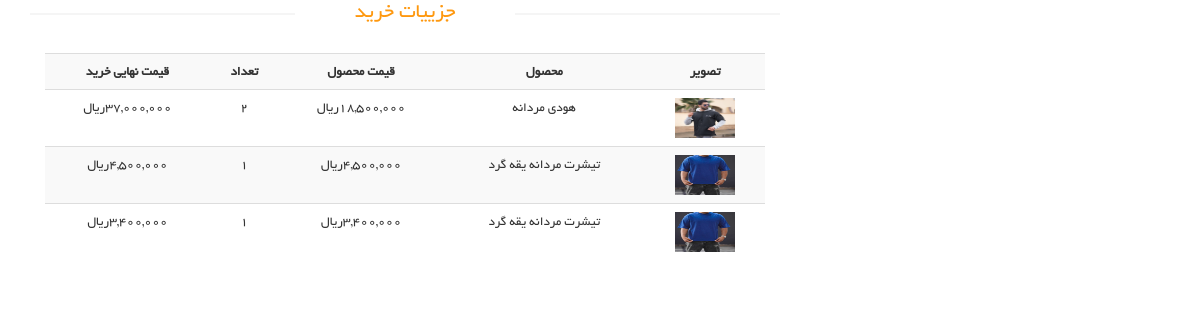
Page /user/my-shopping-detail/16 (signed in) on the committed database.
### order_module/models.py (models this page shows, shortened)
class OrderDetail(models.Model):
    order = models.ForeignKey(Order, on_delete=models.CASCADE, verbose_name='سبد خرید')
    variant = models.ForeignKey(ProductVariant, on_delete=models.CASCADE, verbose_name='محصول')
    final_price = models.IntegerField(null=True, blank=True, verbose_name='قیمت نهایی')
    count = models.IntegerField(verbose_name='تعداد')
    def get_total_price(self):
        return self.variant.get_price() * self.count
    class Meta:
        verbose_name = 'جزئیات سبد خرید'
        verbose_name_plural = 'لیست جزئیات سبدهای خرید'

### product_module/models.py (models this page shows, shortened)
class ProductVariant(models.Model):
    product = models.ForeignKey(Products, on_delete=models.CASCADE, verbose_name="محصول" ,related_name='variants')
    size= models.ForeignKey(Size, on_delete=models.CASCADE)
    color= models.ForeignKey(Color, on_delete=models.CASCADE)
    stock= models.PositiveIntegerField(default=0, verbose_name='موجودی')
    price = models.IntegerField(null=True, blank=True ,verbose_name='قیمت')
    image = models.ImageField(upload_to='images/product-variant', null=True, blank=True, verbose_name='تصویر')
    def get_price(self) -> int:
        if self.price is not None:
            return self.price
        else:
            return self.product.price
    class Meta:
        unique_together = ('product', 'size', 'color')
        verbose_name = 'نوع محصول'
        verbose_name_plural = 'انوع محصول'

class Products(models.Model):
    title = models.CharField(max_length=300, verbose_name='نام محصول')
    price = models.IntegerField(verbose_name='قیمت')
    category = models.ManyToManyField(Category, verbose_name='دسته بندی', related_name='product_category', )
    brand = models.ForeignKey(Brand, on_delete=models.CASCADE, null=True, blank=True, related_name='product_brand', verbose_name='برند')
    image = models.ImageField(upload_to='images/products', null=True, blank=True, verbose_name='تصویر')
    short_description = models.CharField(max_length=500, db_index=True, null=True, blank=True, verbose_name='توضیحات کوتاه')
    description = models.TextField(db_index=True, null=True, blank=True, verbose_name='توضیحات اصلی')
    slug = models.SlugField(db_index=True, null=True, blank=True, unique=True, max_length=200, verbose_name='اسلاگ')
    is_active = models.BooleanField(default=True, verbose_name='فعال/غیرفعال')
    is_deleted = models.BooleanField(default=False, verbose_name='حذف شده/نشده')
    class Meta:
        verbose_name = 'محصول'
        verbose_name_plural = 'محصولات'

### profile_module/views.py (the view)
# urls.py: path('my-shopping-detail/<order_id>', views.my_shopping_detail, name='user_shopping_detail_page'),
@login_required
def my_shopping_detail(request: HttpRequest, order_id):
    order = Order.objects.prefetch_related('orderdetail_set').filter(id=order_id, user_id=request.user.id).first()
    order_detail = OrderDetail.objects.filter(id=order_id, order__user_id=request.user.id, order__is_paid=True).first()
    if order is None:
        raise Http404('سبد خرید مورد نظر یافت نشد')
    return render(request, 'profile_module/user_shopping_detail.html', {
        'order': order,
        'detail':order_detail
    })

### polls/templatetags/poll_extras.py (called while the page is built)
@register.filter
def three_digit_currency(value:int):
    return '{:,}'.format(value) + 'ریال'

### sitsetting_module/context_data.py (called while the page is built)
def site_setting(request):
    sit_setting:Sitsetting = Sitsetting.objects.filter(is_active=True).first()
    context = {
        "site_setting": sit_setting
    }
    return context

### profile_module/templates/profile_module/user_shopping_detail.html (shortened to what this page needs)
{% extends 'shared/layout.html' %}
{% load render_partial %}
{% load poll_extras %}
{% block content %}
    <div id="contact-page" class="container">
        <div class="bg">
            <div class="row">
                <div class="col-sm-8">
                    <div class="contact-form">
                        <h2 class="title text-center">جزییات خرید</h2>
                        <div class="col-md-12">
                            <table class="table table-responsive table-hover table-striped">
                                <tr>
                                    <th class="text-center">تصویر</th>
                                    <th class="text-center">محصول</th>
                                    <th class="text-center">قیمت محصول</th>
                                    <th class="text-center">تعداد</th>
                                    <th class="text-center">قیمت نهایی خرید</th>
                                </tr>
                                {% for detail in order.orderdetail_set.all %}
                                    <tr>
                                        <td class="text-center">
                                            {% if detail.variant.product.image%}
                                                <img src="{{ detail.variant.product.image.url }}" width="60" height="40"></td>
                                            {% endif %}
                                        <td class="text-center">{{ detail.variant.product.title }}</td>
                                        <td class="text-center">{{ detail.final_price|three_digit_currency  }}</td>
                                        <td class="text-center">{{ detail.count }}</td>
                                        <td class="text-center">{{ detail.get_total_price|three_digit_currency }}</td>
                                    </tr>
                                {% endfor %}
                            </table>
                        </div>
                    </div>
                </div>
                <div class="container">
                    <div class="row">
                    </div>
                </div>
            </div>
        </div>
    </div>
{% endblock %}

### static/css/main.css (style rules this page uses)
body { font-family: 'BYekan'; font-size: 10pt; position: relative; font-weight: normal; direction: rtl; }
h1, h2, h3, h4, h5, h6 { font-family: 'BYekan', sans-serif; }
.left-sidebar h2:after, h2.title:after { content: " "; position: absolute; border: 1px solid #f5f5f5; bottom:8px; right: 0; width: 100%; height: 0; z-index: -2; }
h2.title:before { content: " "; position: absolute; background: #fff; bottom: -6px; width: 220px; height: 30px; z-index: -1; right: 50%; margin-right: -110px; }
h2.title { color: #FE980F; font-family: 'BYekan', sans-serif; font-size: 16pt; font-weight: 400; margin: 0 15px; text-transform: uppercase; margin-bottom: 30px; position: relative; }
.bg h2.title { margin-right:0; margin-left:0; margin-top: 0; }

### rows in the picture
OrderDetail: variant.product.image (picture), variant.product "هودی مردانه", final_price|three_digit_currency "18,500,000ریال", count "2", get_total_price|three_digit_currency "37,000,000ریال"
OrderDetail: variant.product.image (picture), variant.product "تیشرت مردانه یقه گرد", final_price|three_digit_currency "4,500,000ریال", count "1", get_total_price|three_digit_currency "4,500,000ریال"
OrderDetail: variant.product.image (picture), variant.product "تیشرت مردانه یقه گرد", final_price|three_digit_currency "3,400,000ریال", count "1", get_total_price|three_digit_currency "3,400,000ریال"
